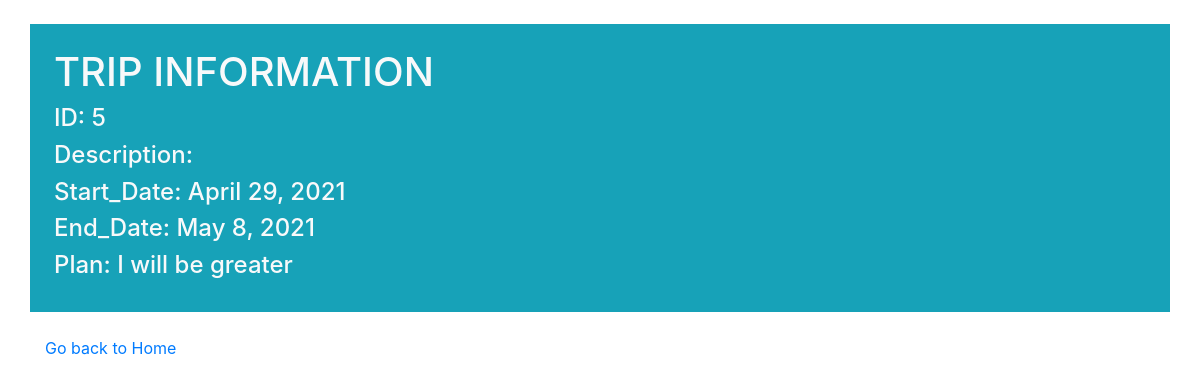
Page /exam/trips/5/views on the committed database.
### exercice_app/models.py (models this page shows)
class Trip(models.Model):
    destination= models.CharField(max_length=100)
    start_date = models.DateField()
    end_date = models.DateField()
    plan= models.TextField(max_length=500)
    user= models.ForeignKey(User,related_name="trips",on_delete=models.CASCADE)
    created_at=models.DateTimeField(auto_now_add=True)
    updated_at=models.DateTimeField(auto_now=True)
    objects=TripManager()

### exercice_app/views.py (the view)
# urls.py: path("trips/<int:trip_id>/views",views.view_detail)
def view_detail(request,trip_id):
    context={
        "trips":Trip.objects.get(id=trip_id)
    }
    return render(request,"detail_user.html",context)

### exercice_app/templates/detail_user.html (shortened to what this page needs)
<!DOCTYPE html>
<html lang="en">
<head>
    <link rel="stylesheet" href="https://stackpath.bootstrapcdn.com/bootstrap/4.3.1/css/bootstrap.min.css">
</head>
<body>
    <div class="container mt-4 bg-info text-light p-4">
        <h1>TRIP INFORMATION</h1>
        <h4>ID: {{trips.id}}</h4>
        <h4>Description: {{trips.description}}</h4>
        <h4>Start_Date: {{trips.start_date}}</h4>
        <h4>End_Date: {{trips.end_date}}</h4>
        <h4>Plan: {{trips.plan}}</h4>
    </div>
    <div class="container mt-4"><a href="/exam">Go back to Home </a></div>
</body>
</html>

### rows in the picture
Trip: id "5", start_date "April 29, 2021", end_date "May 8, 2021", plan "I will be greater"
